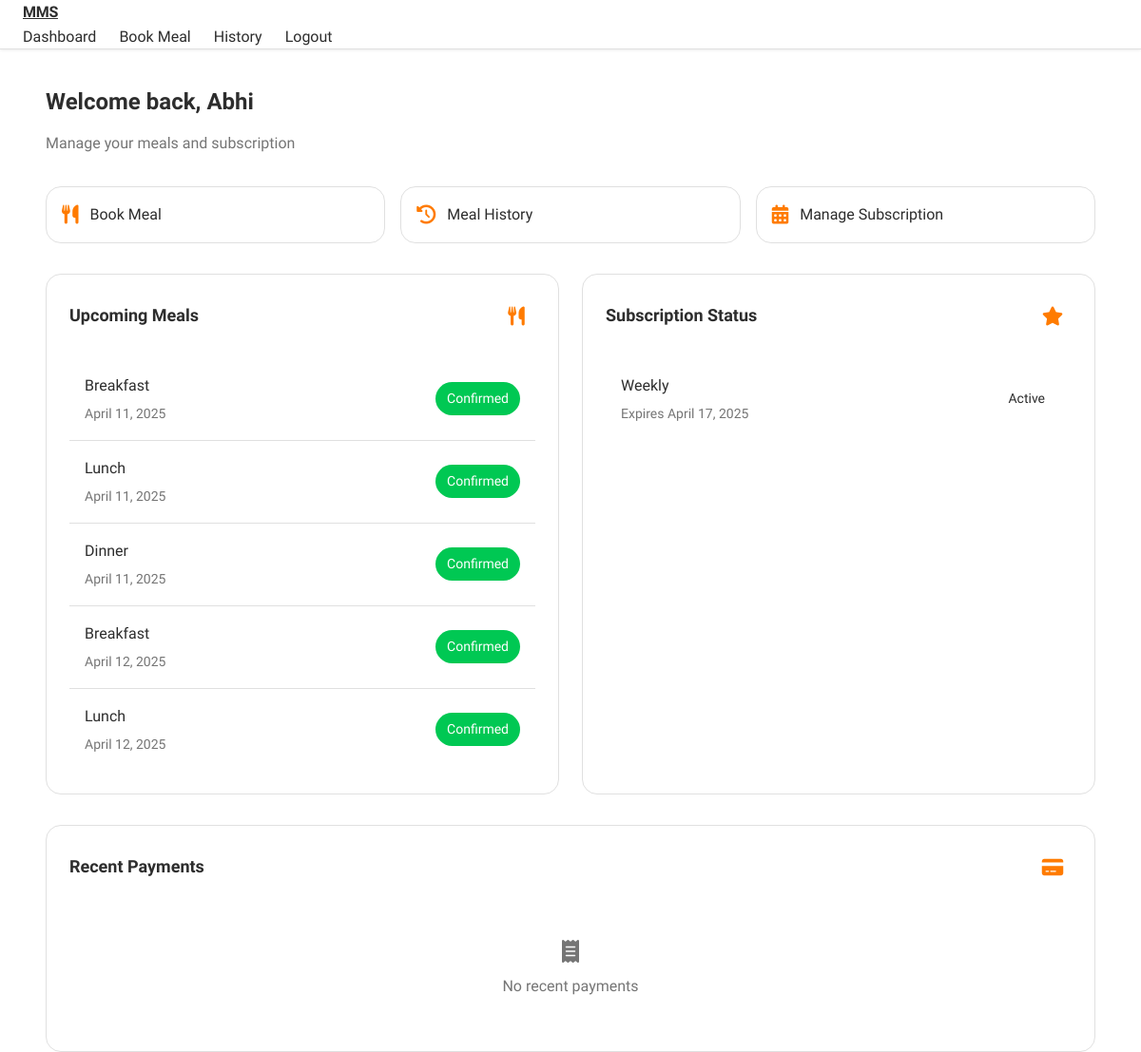
/dashboard (signed in), run on the app's committed database.
### models.py (models this page shows, shortened)
class User(UserMixin, db.Model):
    __tablename__ = 'users'
    id = db.Column(db.Integer, primary_key=True)
    username = db.Column(db.String(80), unique=True, nullable=False)
    email = db.Column(db.String(120), unique=True, nullable=False)
    password_hash = db.Column(db.String(128))
    role = db.Column(db.String(20), default='student')
    created_at = db.Column(db.DateTime, default=datetime.utcnow)
    last_login = db.Column(db.DateTime)
    is_active = db.Column(db.Boolean, default=False)
    email_verified = db.Column(db.Boolean, default=False)
    meals = db.relationship('Meal', backref='user', lazy=True)
    subscriptions = db.relationship('Subscription', backref='user', lazy=True)
    payments = db.relationship('Payment', backref='user', lazy=True)

class Meal(db.Model):
    __tablename__ = 'meals'
    id = db.Column(db.Integer, primary_key=True)
    user_id = db.Column(db.Integer, db.ForeignKey('users.id'), nullable=False)
    meal_type = db.Column(db.String(20), nullable=False)  # breakfast, lunch, dinner
    meal_date = db.Column(db.DateTime, nullable=False)
    status = db.Column(db.String(20), default='pending')  # pending, confirmed, cancelled
    payment_status = db.Column(db.String(20), default='unpaid')  # unpaid, paid, refunded
    dietary_preferences = db.Column(db.String(200))
    created_at = db.Column(db.DateTime, default=datetime.utcnow)
    subscription_id = db.Column(db.Integer, db.ForeignKey('subscriptions.id'), nullable=True)

class Subscription(db.Model):
    __tablename__ = 'subscriptions'
    id = db.Column(db.Integer, primary_key=True)
    user_id = db.Column(db.Integer, db.ForeignKey('users.id'), nullable=False)
    plan_type = db.Column(db.String(20), nullable=False)  # weekly, monthly
    start_date = db.Column(db.DateTime, nullable=False)
    end_date = db.Column(db.DateTime, nullable=False)
    status = db.Column(db.String(20), default='active')  # active, expired, cancelled
    stripe_subscription_id = db.Column(db.String(100), unique=True)
    created_at = db.Column(db.DateTime, default=datetime.utcnow)
    meals = db.relationship('Meal', backref='subscription', lazy=True)

### routes/main.py (the view)
@main_bp.route('/dashboard')
@login_required
def dashboard():
    active_subscription = Subscription.query.filter(
        and_(
            Subscription.user_id == current_user.id,
            Subscription.status == 'active',
            Subscription.end_date > datetime.utcnow()
        )
    ).first()
    upcoming_meals = Meal.query.filter(
        and_(
            Meal.user_id == current_user.id,
            Meal.meal_date > datetime.utcnow(),
            Meal.status != 'cancelled'
        )
    ).order_by(Meal.meal_date).limit(5).all()
    recent_payments = Payment.query.filter_by(
        user_id=current_user.id
    ).order_by(Payment.created_at.desc()).limit(3).all()
    return render_template('main/dashboard.html',
                           subscription=active_subscription,
                           upcoming_meals=upcoming_meals,
                           recent_payments=recent_payments)

### app.py (called while the page is built)
@login_manager.user_loader
def load_user(user_id):
    return User.query.get(int(user_id))

@app.before_request
def before_request():
    if current_user.is_authenticated:
        current_user.last_login = datetime.utcnow()
        db.session.commit()

### templates/main/dashboard.html (shortened to what this page needs)
{% extends "base.html" %}
{% block content %}
<div class="container">
    <div class="dashboard-header">
        <h1 class="dashboard-title">Welcome back, {{ current_user.username }}</h1>
        <p class="dashboard-subtitle">Manage your meals and subscription</p>
    </div>
    <div class="quick-actions">
        <a href="{{ url_for('main.meal_booking') }}" class="action-btn">
            <i class="fas fa-utensils"></i>
            <span>Book Meal</span>
        </a>
        <a href="{{ url_for('main.meal_history') }}" class="action-btn">
            <i class="fas fa-history"></i>
            <span>Meal History</span>
        </a>
        {% if subscription %}
        <a href="#" class="action-btn">
            <i class="fas fa-calendar-alt"></i>
            <span>Manage Subscription</span>
        </a>
        {% else %}
        <a href="{{ url_for('main.meal_booking') }}?type=subscription" class="action-btn">
            <i class="fas fa-star"></i>
            <span>Get Subscription</span>
        </a>
        {% endif %}
    </div>
    <div class="dashboard-grid">
        <div class="dashboard-card">
            <div class="card-header">
                <h2 class="card-title">Upcoming Meals</h2>
                <div class="card-icon">
                    <i class="fas fa-utensils"></i>
                </div>
            </div>
            {% if upcoming_meals %}
            <div class="list-container">
                {% for meal in upcoming_meals %}
                <div class="list-item">
                    <div class="item-info">
                        <span class="item-title">{{ meal.meal_type|title }}</span>
                        <span class="item-subtitle">{{ meal.meal_date.strftime('%B %d, %Y') }}</span>
                    </div>
                    <span class="status-badge status-{{ meal.status }}">{{ meal.status|title }}</span>
                </div>
                {% endfor %}
            </div>
            {% else %}
            <div class="empty-state">
                <i class="fas fa-calendar-xmark"></i>
                <p>No upcoming meals scheduled</p>
            </div>
            {% endif %}
        </div>
        <div class="dashboard-card">
            <div class="card-header">
                <h2 class="card-title">Subscription Status</h2>
                <div class="card-icon">
                    <i class="fas fa-star"></i>
                </div>
            </div>
            {% if subscription %}
            <div class="list-container">
                <div class="list-item">
                    <div class="item-info">
                        <span class="item-title">{{ subscription.plan_type|title }}</span>
                        <span class="item-subtitle">Expires {{ subscription.end_date.strftime('%B %d, %Y') }}</span>
                    </div>
                    <span class="status-badge status-{{ subscription.status }}">{{ subscription.status|title }}</span>
                </div>
            </div>
            {% else %}
            <div class="empty-state">
                <i class="fas fa-ticket"></i>
                <p>No active subscription</p>
                <a href="{{ url_for('main.meal_booking') }}?type=subscription" class="btn btn-primary">Get Started</a>
            </div>
            {% endif %}
        </div>
    </div>
    <div class="dashboard-card">
        <div class="card-header">
            <h2 class="card-title">Recent Payments</h2>
            <div class="card-icon">
                <i class="fas fa-credit-card"></i>
            </div>
        </div>
        {% if recent_payments %}
        <div class="list-container">
            {% for payment in recent_payments %}
            <div class="list-item">
                <div class="item-info">
                    <span class="item-title">${{ "%.2f"|format(payment.amount) }}</span>
                    <span class="item-subtitle">{{ payment.created_at.strftime('%B %d, %Y') }}</span>
                </div>
                <span class="status-badge status-{{ payment.status }}">{{ payment.status|title }}</span>
            </div>
            {% endfor %}
        </div>
        {% else %}
        <div class="empty-state">
            <i class="fas fa-receipt"></i>
            <p>No recent payments</p>
        </div>
        {% endif %}
    </div>
</div>
{% endblock %}

### templates/base.html (shortened to what this page needs)
<!DOCTYPE html>
<html lang="en">
<head>
    <link rel="stylesheet" href="https://cdnjs.cloudflare.com/ajax/libs/font-awesome/6.0.0/css/all.min.css">
    <link rel="stylesheet" href="{{ url_for('static', filename='css/apple.css') }}">
</head>
<body>
    <nav class="navbar">
        <div class="container">
            <a href="{{ url_for('main.index') }}" class="heading">MMS</a>
            <div class="nav-links" role="navigation" aria-label="Main navigation">
                {% if current_user.is_authenticated %}
                    <a href="{{ url_for('main.dashboard') }}" class="nav-link">Dashboard</a>
                    <a href="{{ url_for('main.meal_booking') }}" class="nav-link">Book Meal</a>
                    <a href="{{ url_for('main.meal_history') }}" class="nav-link">History</a>
                    <a href="{{ url_for('auth.logout') }}" class="nav-link">Logout</a>
                {% else %}
                    <a href="{{ url_for('auth.login') }}" class="nav-link">Login</a>
                    <a href="{{ url_for('auth.register') }}" class="btn btn-primary">Register</a>
                {% endif %}
            </div>
        </div>
    </nav>
    <div class="container">
        {% block content %}{% endblock %}
    </div>
</body>
</html>

### static/css/apple.css (style rules this page uses)
:root { --primary-color: #ff7b00; --secondary-color: #4a4a4a; --success-color: #00c853; --danger-color: #ff3d00; --warning-color: #ffa000; --info-color: #00b0ff; --background: #ffffff; --card-background: #ffffff; --text-primary: #2d2d2d; --text-secondary: #757575; --border-color: #e0e0e0; --font-family: 'Inter', -apple-system, BlinkMacSystemFont, sans-serif; --font-size-xs: 0.75rem; --font-size-sm: 0.875rem; --font-size-base: 1rem; --font-size-lg: 1.125rem; --font-size-xl: 1.25rem; --font-size-2xl: 1.5rem; --spacing-xs: 0.375rem; --spacing-sm: 0.75rem; --spacing-md: 1rem; --spacing-lg: 1.5rem; --spacing-xl: 2rem; --nav-height: 64px; --container-max-width: 1280px; --border-radius-sm: 8px; --border-radius-md: 12px; --border-radius-lg: 16px; --border-radius-full: 9999px; }
body { background-color: var(--background); font-family: var(--font-family); -webkit-font-smoothing: antialiased; -moz-osx-font-smoothing: grayscale; line-height: 1.6; color: var(--text-primary); }
.container { max-width: var(--container-max-width); margin: 0 auto; padding: 0 var(--spacing-lg); }
.navbar { background: rgba(255, 255, 255, 0.8); backdrop-filter: saturate(180%) blur(20px); -webkit-backdrop-filter: saturate(180%) blur(20px); box-shadow: 0 1px 3px rgba(0,0,0,0.08); position: fixed; width: 100%; top: 0; z-index: 1000; border-bottom: 1px solid var(--border-color); }
.nav-links { display: flex; align-items: center; gap: var(--spacing-lg); }
.nav-link { color: var(--text-primary); text-decoration: none; font-weight: 500; font-size: var(--font-size-base); transition: color 0.2s ease; position: relative; }
.nav-link::after { content: ''; position: absolute; width: 100%; height: 2px; bottom: -4px; left: 0; background-color: var(--primary-color); transform: scaleX(0); transition: transform 0.2s ease; }
.status-badge { padding: var(--spacing-xs) var(--spacing-sm); border-radius: var(--border-radius-full); font-size: var(--font-size-sm); font-weight: 600; }
.status-confirmed { background: var(--success-color); color: white; }
.list-item { display: flex; justify-content: space-between; align-items: center; padding: var(--spacing-md); border-bottom: 1px solid var(--border-color); transition: background-color 0.2s ease; }
.list-item:last-child { border-bottom: none; }
.heading { font-weight: 700; letter-spacing: -0.02em; color: var(--text-primary); }

### templates/base.html (style rules this page uses)
* { margin: 0; padding: 0; box-sizing: border-box; }
body { font-family: 'SF Pro Display', -apple-system, BlinkMacSystemFont, sans-serif; padding-top: calc(var(--nav-height) + var(--spacing-lg)); min-height: 100vh; background: var(--background); color: var(--text-primary); }
.container { max-width: var(--container-max-width); margin: 0 auto; padding: 0 var(--spacing-lg); }

### data on the page
User: username "Abhi"
Meal: meal_type "Breakfast", meal_date "April 11, 2025", status "Confirmed"
Meal: meal_type "Lunch", meal_date "April 11, 2025", status "Confirmed"
Meal: meal_type "Dinner", meal_date "April 11, 2025", status "Confirmed"
Meal: meal_type "Breakfast", meal_date "April 12, 2025", status "Confirmed"
Meal: meal_type "Lunch", meal_date "April 12, 2025", status "Confirmed"
Subscription: plan_type "Weekly", end_date "April 17, 2025", status "Active"
